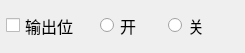
<?xml version="1.0" encoding="UTF-8"?>
<ui version="4.0">
 <class>ZTest_SwItemWid</class>
 <widget class="QWidget" name="ZTest_SwItemWid">
  <property name="geometry">
   <rect>
    <x>0</x>
    <y>0</y>
    <width>245</width>
    <height>53</height>
   </rect>
  </property>
  <property name="windowTitle">
   <string>Form</string>
  </property>
  <widget class="QCheckBox" name="checkBox">
   <property name="geometry">
    <rect>
     <x>6</x>
     <y>10</y>
     <width>87</width>
     <height>31</height>
    </rect>
   </property>
   <property name="font">
    <font>
     <family>微软雅黑</family>
     <pointsize>12</pointsize>
    </font>
   </property>
   <property name="text">
    <string>输出位</string>
   </property>
  </widget>
  <widget class="QRadioButton" name="closeRadio">
   <property name="geometry">
    <rect>
     <x>168</x>
     <y>10</y>
     <width>61</width>
     <height>31</height>
    </rect>
   </property>
   <property name="font">
    <font>
     <family>微软雅黑</family>
     <pointsize>12</pointsize>
    </font>
   </property>
   <property name="text">
    <string>关</string>
   </property>
  </widget>
  <widget class="QRadioButton" name="openRadio">
   <property name="geometry">
    <rect>
     <x>100</x>
     <y>10</y>
     <width>61</width>
     <height>31</height>
    </rect>
   </property>
   <property name="font">
    <font>
     <family>微软雅黑</family>
     <pointsize>12</pointsize>
    </font>
   </property>
   <property name="text">
    <string>开</string>
   </property>
  </widget>
 </widget>
 <resources/>
 <connections/>
</ui>
